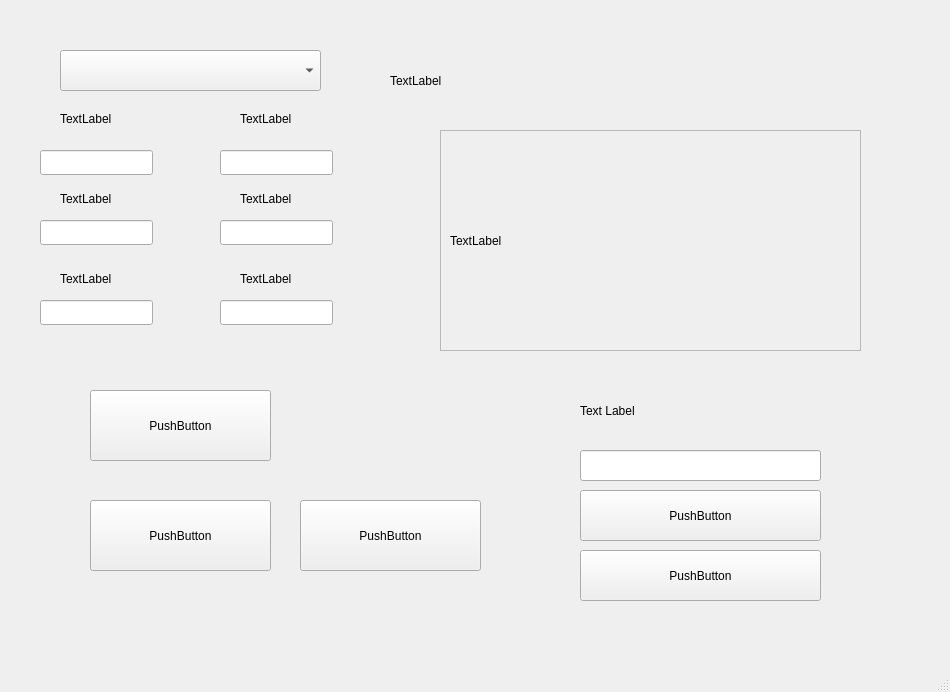
<?xml version="1.0" encoding="UTF-8"?>
<ui version="4.0">
 <class>MainWindow</class>
 <widget class="QMainWindow" name="MainWindow">
  <property name="geometry">
   <rect>
    <x>0</x>
    <y>0</y>
    <width>950</width>
    <height>692</height>
   </rect>
  </property>
  <property name="windowTitle">
   <string>MainWindow</string>
  </property>
  <property name="styleSheet">
   <string notr="true"/>
  </property>
  <widget class="QWidget" name="centralwidget">
   <property name="styleSheet">
    <string notr="true">selection-color: rgb(239, 41, 41);</string>
   </property>
   <widget class="QComboBox" name="comboBox">
    <property name="geometry">
     <rect>
      <x>60</x>
      <y>50</y>
      <width>261</width>
      <height>41</height>
     </rect>
    </property>
    <property name="styleSheet">
     <string notr="true"/>
    </property>
   </widget>
   <widget class="QPushButton" name="pushButton">
    <property name="geometry">
     <rect>
      <x>90</x>
      <y>390</y>
      <width>181</width>
      <height>71</height>
     </rect>
    </property>
    <property name="text">
     <string>PushButton</string>
    </property>
   </widget>
   <widget class="QLabel" name="label_2">
    <property name="geometry">
     <rect>
      <x>390</x>
      <y>60</y>
      <width>231</width>
      <height>41</height>
     </rect>
    </property>
    <property name="text">
     <string>TextLabel</string>
    </property>
   </widget>
   <widget class="QLabel" name="label_3">
    <property name="geometry">
     <rect>
      <x>60</x>
      <y>110</y>
      <width>67</width>
      <height>17</height>
     </rect>
    </property>
    <property name="text">
     <string>TextLabel</string>
    </property>
   </widget>
   <widget class="QLabel" name="label_4">
    <property name="geometry">
     <rect>
      <x>240</x>
      <y>110</y>
      <width>67</width>
      <height>17</height>
     </rect>
    </property>
    <property name="text">
     <string>TextLabel</string>
    </property>
   </widget>
   <widget class="QLabel" name="label_5">
    <property name="geometry">
     <rect>
      <x>60</x>
      <y>190</y>
      <width>67</width>
      <height>17</height>
     </rect>
    </property>
    <property name="text">
     <string>TextLabel</string>
    </property>
   </widget>
   <widget class="QLabel" name="label_6">
    <property name="geometry">
     <rect>
      <x>240</x>
      <y>190</y>
      <width>67</width>
      <height>17</height>
     </rect>
    </property>
    <property name="text">
     <string>TextLabel</string>
    </property>
   </widget>
   <widget class="QLabel" name="label_7">
    <property name="geometry">
     <rect>
      <x>60</x>
      <y>270</y>
      <width>67</width>
      <height>17</height>
     </rect>
    </property>
    <property name="text">
     <string>TextLabel</string>
    </property>
   </widget>
   <widget class="QLabel" name="label_8">
    <property name="geometry">
     <rect>
      <x>240</x>
      <y>270</y>
      <width>67</width>
      <height>17</height>
     </rect>
    </property>
    <property name="text">
     <string>TextLabel</string>
    </property>
   </widget>
   <widget class="QLineEdit" name="lineEdit">
    <property name="geometry">
     <rect>
      <x>40</x>
      <y>150</y>
      <width>113</width>
      <height>25</height>
     </rect>
    </property>
   </widget>
   <widget class="QLineEdit" name="lineEdit_2">
    <property name="geometry">
     <rect>
      <x>220</x>
      <y>150</y>
      <width>113</width>
      <height>25</height>
     </rect>
    </property>
   </widget>
   <widget class="QLineEdit" name="lineEdit_3">
    <property name="geometry">
     <rect>
      <x>40</x>
      <y>220</y>
      <width>113</width>
      <height>25</height>
     </rect>
    </property>
   </widget>
   <widget class="QLineEdit" name="lineEdit_4">
    <property name="geometry">
     <rect>
      <x>220</x>
      <y>220</y>
      <width>113</width>
      <height>25</height>
     </rect>
    </property>
   </widget>
   <widget class="QLineEdit" name="lineEdit_5">
    <property name="geometry">
     <rect>
      <x>40</x>
      <y>300</y>
      <width>113</width>
      <height>25</height>
     </rect>
    </property>
   </widget>
   <widget class="QLineEdit" name="lineEdit_6">
    <property name="geometry">
     <rect>
      <x>220</x>
      <y>300</y>
      <width>113</width>
      <height>25</height>
     </rect>
    </property>
   </widget>
   <widget class="QPushButton" name="pushButton_2">
    <property name="geometry">
     <rect>
      <x>90</x>
      <y>500</y>
      <width>181</width>
      <height>71</height>
     </rect>
    </property>
    <property name="text">
     <string>PushButton</string>
    </property>
   </widget>
   <widget class="QPushButton" name="pushButton_3">
    <property name="geometry">
     <rect>
      <x>300</x>
      <y>500</y>
      <width>181</width>
      <height>71</height>
     </rect>
    </property>
    <property name="text">
     <string>PushButton</string>
    </property>
   </widget>
   <widget class="QLabel" name="label_9">
    <property name="geometry">
     <rect>
      <x>580</x>
      <y>380</y>
      <width>291</width>
      <height>61</height>
     </rect>
    </property>
    <property name="text">
     <string>Text Label</string>
    </property>
   </widget>
   <widget class="QLineEdit" name="lineEdit_7">
    <property name="geometry">
     <rect>
      <x>580</x>
      <y>450</y>
      <width>241</width>
      <height>31</height>
     </rect>
    </property>
   </widget>
   <widget class="QPushButton" name="pushButton_4">
    <property name="geometry">
     <rect>
      <x>580</x>
      <y>490</y>
      <width>241</width>
      <height>51</height>
     </rect>
    </property>
    <property name="text">
     <string>PushButton</string>
    </property>
   </widget>
   <widget class="QPushButton" name="pushButton_5">
    <property name="geometry">
     <rect>
      <x>580</x>
      <y>550</y>
      <width>241</width>
      <height>51</height>
     </rect>
    </property>
    <property name="text">
     <string>PushButton</string>
    </property>
   </widget>
   <widget class="QScrollArea" name="scrollArea">
    <property name="geometry">
     <rect>
      <x>440</x>
      <y>130</y>
      <width>421</width>
      <height>221</height>
     </rect>
    </property>
    <property name="widgetResizable">
     <bool>true</bool>
    </property>
    <widget class="QWidget" name="scrollAreaWidgetContents">
     <property name="geometry">
      <rect>
       <x>0</x>
       <y>0</y>
       <width>419</width>
       <height>219</height>
      </rect>
     </property>
     <layout class="QHBoxLayout" name="horizontalLayout">
      <item>
       <widget class="QLabel" name="label">
        <property name="styleSheet">
         <string notr="true">font: 15pt &quot;Chilanka&quot;;</string>
        </property>
        <property name="text">
         <string>TextLabel</string>
        </property>
       </widget>
      </item>
     </layout>
    </widget>
   </widget>
  </widget>
  <widget class="QMenuBar" name="menubar">
   <property name="geometry">
    <rect>
     <x>0</x>
     <y>0</y>
     <width>950</width>
     <height>22</height>
    </rect>
   </property>
  </widget>
  <widget class="QStatusBar" name="statusbar"/>
 </widget>
 <resources/>
 <connections/>
</ui>
